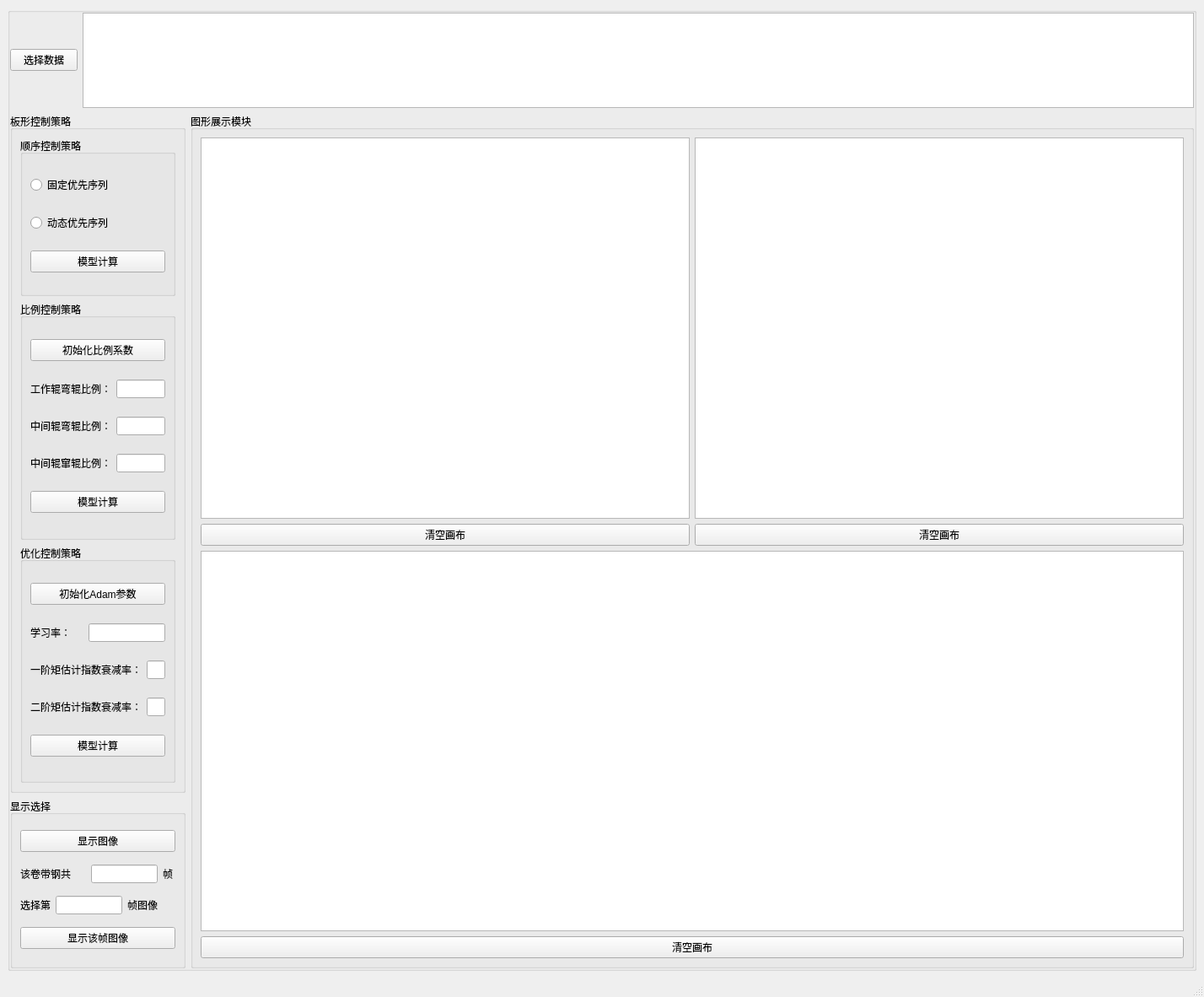
<?xml version="1.0" encoding="UTF-8"?>
<ui version="4.0">
 <class>SinglePolicyCompare</class>
 <widget class="QMainWindow" name="SinglePolicyCompare">
  <property name="geometry">
   <rect>
    <x>0</x>
    <y>0</y>
    <width>1428</width>
    <height>1182</height>
   </rect>
  </property>
  <property name="windowTitle">
   <string>单策略对比</string>
  </property>
  <widget class="QWidget" name="centralwidget">
   <layout class="QHBoxLayout" name="horizontalLayout_2">
    <item>
     <widget class="QGroupBox" name="groupBox_6">
      <property name="title">
       <string/>
      </property>
      <layout class="QGridLayout" name="gridLayout_5" rowstretch="1,9" columnstretch="1,9">
       <property name="leftMargin">
        <number>0</number>
       </property>
       <property name="topMargin">
        <number>0</number>
       </property>
       <property name="rightMargin">
        <number>0</number>
       </property>
       <property name="bottomMargin">
        <number>0</number>
       </property>
       <item row="0" column="0" colspan="2">
        <layout class="QHBoxLayout" name="horizontalLayout">
         <item>
          <widget class="QPushButton" name="pushButton_xuanzeshuju">
           <property name="text">
            <string>选择数据</string>
           </property>
          </widget>
         </item>
         <item>
          <widget class="QTextEdit" name="textEdit"/>
         </item>
        </layout>
       </item>
       <item row="1" column="0">
        <layout class="QVBoxLayout" name="verticalLayout_3" stretch="8,2">
         <item>
          <widget class="QGroupBox" name="groupBox_4">
           <property name="title">
            <string>板形控制策略</string>
           </property>
           <layout class="QVBoxLayout" name="verticalLayout_2" stretch="2,3,3">
            <item>
             <widget class="QGroupBox" name="groupBox">
              <property name="title">
               <string>顺序控制策略</string>
              </property>
              <layout class="QVBoxLayout" name="verticalLayout">
               <item>
                <widget class="QRadioButton" name="radioButton">
                 <property name="text">
                  <string>固定优先序列</string>
                 </property>
                </widget>
               </item>
               <item>
                <widget class="QRadioButton" name="radioButton_2">
                 <property name="text">
                  <string>动态优先序列</string>
                 </property>
                </widget>
               </item>
               <item>
                <widget class="QPushButton" name="pushButton_shunxu">
                 <property name="text">
                  <string>模型计算</string>
                 </property>
                </widget>
               </item>
              </layout>
             </widget>
            </item>
            <item>
             <widget class="QGroupBox" name="groupBox_2">
              <property name="title">
               <string>比例控制策略</string>
              </property>
              <layout class="QGridLayout" name="gridLayout">
               <item row="0" column="0" colspan="2">
                <widget class="QPushButton" name="pushButton_bili">
                 <property name="text">
                  <string>初始化比例系数</string>
                 </property>
                </widget>
               </item>
               <item row="1" column="0">
                <widget class="QLabel" name="label">
                 <property name="text">
                  <string>工作辊弯辊比例：</string>
                 </property>
                </widget>
               </item>
               <item row="1" column="1">
                <widget class="QLineEdit" name="lineEdit_wrbbili"/>
               </item>
               <item row="2" column="0">
                <widget class="QLabel" name="label_2">
                 <property name="text">
                  <string>中间辊弯辊比例：</string>
                 </property>
                </widget>
               </item>
               <item row="2" column="1">
                <widget class="QLineEdit" name="lineEdit_irbbili"/>
               </item>
               <item row="3" column="0">
                <widget class="QLabel" name="label_3">
                 <property name="text">
                  <string>中间辊窜辊比例：</string>
                 </property>
                </widget>
               </item>
               <item row="3" column="1">
                <widget class="QLineEdit" name="lineEdit_irsbili"/>
               </item>
               <item row="4" column="0" colspan="2">
                <widget class="QPushButton" name="pushButton_bilijisuan">
                 <property name="text">
                  <string>模型计算</string>
                 </property>
                </widget>
               </item>
              </layout>
             </widget>
            </item>
            <item>
             <widget class="QGroupBox" name="groupBox_3">
              <property name="title">
               <string>优化控制策略</string>
              </property>
              <layout class="QGridLayout" name="gridLayout_3">
               <item row="2" column="0">
                <widget class="QLabel" name="label_4">
                 <property name="text">
                  <string>学习率：</string>
                 </property>
                </widget>
               </item>
               <item row="3" column="2">
                <widget class="QLineEdit" name="lineEdit_adam_2"/>
               </item>
               <item row="2" column="1" colspan="2">
                <widget class="QLineEdit" name="lineEdit_adam_1"/>
               </item>
               <item row="4" column="0" colspan="2">
                <widget class="QLabel" name="label_6">
                 <property name="text">
                  <string>二阶矩估计指数衰减率：</string>
                 </property>
                </widget>
               </item>
               <item row="3" column="0" colspan="2">
                <widget class="QLabel" name="label_5">
                 <property name="text">
                  <string>一阶矩估计指数衰减率：</string>
                 </property>
                </widget>
               </item>
               <item row="4" column="2">
                <widget class="QLineEdit" name="lineEdit_adam_3"/>
               </item>
               <item row="1" column="0" colspan="3">
                <widget class="QPushButton" name="pushButton_Adam">
                 <property name="text">
                  <string>初始化Adam参数</string>
                 </property>
                </widget>
               </item>
               <item row="5" column="0" colspan="3">
                <widget class="QPushButton" name="pushButton_Adamjisuan">
                 <property name="text">
                  <string>模型计算</string>
                 </property>
                </widget>
               </item>
              </layout>
             </widget>
            </item>
           </layout>
          </widget>
         </item>
         <item>
          <widget class="QGroupBox" name="groupBox_7">
           <property name="title">
            <string>显示选择</string>
           </property>
           <layout class="QGridLayout" name="gridLayout_4">
            <item row="4" column="3" colspan="2">
             <widget class="QLabel" name="label_8">
              <property name="text">
               <string>帧图像</string>
              </property>
             </widget>
            </item>
            <item row="4" column="1" colspan="2">
             <widget class="QLineEdit" name="lineEdit_danzhen_2"/>
            </item>
            <item row="4" column="0">
             <widget class="QLabel" name="label_7">
              <property name="text">
               <string>选择第</string>
              </property>
             </widget>
            </item>
            <item row="3" column="0" colspan="2">
             <widget class="QLabel" name="label_9">
              <property name="text">
               <string>该卷带钢共</string>
              </property>
             </widget>
            </item>
            <item row="3" column="4">
             <widget class="QLabel" name="label_10">
              <property name="text">
               <string>帧</string>
              </property>
             </widget>
            </item>
            <item row="3" column="2" colspan="2">
             <widget class="QLineEdit" name="lineEdit_danzhen_1"/>
            </item>
            <item row="2" column="0" colspan="5">
             <widget class="QPushButton" name="pushButton_xianshituxiang">
              <property name="text">
               <string>显示图像</string>
              </property>
             </widget>
            </item>
            <item row="5" column="0" colspan="5">
             <widget class="QPushButton" name="pushButton_xianshituxiang_2">
              <property name="text">
               <string>显示该帧图像</string>
              </property>
             </widget>
            </item>
           </layout>
          </widget>
         </item>
        </layout>
       </item>
       <item row="1" column="1">
        <widget class="QGroupBox" name="groupBox_5">
         <property name="title">
          <string>图形展示模块</string>
         </property>
         <layout class="QGridLayout" name="gridLayout_2" rowstretch="5,5" columnstretch="1,1" rowminimumheight="0,0" columnminimumwidth="0,0">
          <property name="sizeConstraint">
           <enum>QLayout::SetDefaultConstraint</enum>
          </property>
          <item row="1" column="0" colspan="2">
           <layout class="QVBoxLayout" name="verticalLayout_8" stretch="6,1">
            <item>
             <layout class="QGridLayout" name="gridLayout_11">
              <item row="0" column="0">
               <widget class="QGraphicsView" name="graphicsView_tuxing_3"/>
              </item>
             </layout>
            </item>
            <item>
             <layout class="QHBoxLayout" name="horizontalLayout_8">
              <item>
               <widget class="QPushButton" name="pushButton_qingkonghuabu_3">
                <property name="text">
                 <string>清空画布</string>
                </property>
               </widget>
              </item>
             </layout>
            </item>
           </layout>
          </item>
          <item row="0" column="1">
           <layout class="QVBoxLayout" name="verticalLayout_7" stretch="6,1">
            <item>
             <layout class="QGridLayout" name="gridLayout_10">
              <item row="0" column="0">
               <widget class="QGraphicsView" name="graphicsView_tuxing_2"/>
              </item>
             </layout>
            </item>
            <item>
             <layout class="QHBoxLayout" name="horizontalLayout_7">
              <item>
               <widget class="QPushButton" name="pushButton_qingkonghuabu_2">
                <property name="text">
                 <string>清空画布</string>
                </property>
               </widget>
              </item>
             </layout>
            </item>
           </layout>
          </item>
          <item row="0" column="0">
           <layout class="QVBoxLayout" name="verticalLayout_6" stretch="6,1">
            <item>
             <layout class="QGridLayout" name="gridLayout_9">
              <item row="0" column="0">
               <widget class="QGraphicsView" name="graphicsView_tuxing"/>
              </item>
             </layout>
            </item>
            <item>
             <layout class="QHBoxLayout" name="horizontalLayout_6">
              <item>
               <widget class="QPushButton" name="pushButton_qingkonghuabu">
                <property name="text">
                 <string>清空画布</string>
                </property>
               </widget>
              </item>
             </layout>
            </item>
           </layout>
          </item>
         </layout>
        </widget>
       </item>
      </layout>
     </widget>
    </item>
   </layout>
  </widget>
  <widget class="QStatusBar" name="statusbar"/>
 </widget>
 <resources/>
 <connections/>
</ui>
